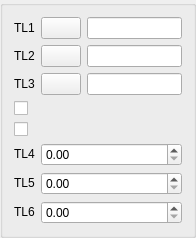
<?xml version="1.0" encoding="UTF-8"?>
<ui version="4.0">
 <class>DlgRef_3Sel2Check3Spin_QTD</class>
 <widget class="QWidget" name="DlgRef_3Sel2Check3Spin_QTD">
  <property name="geometry">
   <rect>
    <x>0</x>
    <y>0</y>
    <width>196</width>
    <height>216</height>
   </rect>
  </property>
  <property name="windowTitle">
   <string/>
  </property>
  <layout class="QGridLayout">
   <property name="margin">
    <number>0</number>
   </property>
   <item row="0" column="0">
    <widget class="QGroupBox" name="GroupBox1">
     <property name="title">
      <string/>
     </property>
     <layout class="QGridLayout" name="gridLayout">
      <property name="spacing">
       <number>6</number>
      </property>
      <item row="0" column="0">
       <widget class="QLabel" name="TextLabel1">
        <property name="sizePolicy">
         <sizepolicy hsizetype="Fixed" vsizetype="Fixed">
          <horstretch>0</horstretch>
          <verstretch>0</verstretch>
         </sizepolicy>
        </property>
        <property name="text">
         <string>TL1</string>
        </property>
        <property name="wordWrap">
         <bool>false</bool>
        </property>
       </widget>
      </item>
      <item row="0" column="1">
       <widget class="QPushButton" name="PushButton1">
        <property name="sizePolicy">
         <sizepolicy hsizetype="Fixed" vsizetype="Fixed">
          <horstretch>0</horstretch>
          <verstretch>0</verstretch>
         </sizepolicy>
        </property>
        <property name="text">
         <string/>
        </property>
       </widget>
      </item>
      <item row="0" column="2">
       <widget class="QLineEdit" name="LineEdit1"/>
      </item>
      <item row="1" column="0">
       <widget class="QLabel" name="TextLabel2">
        <property name="sizePolicy">
         <sizepolicy hsizetype="Fixed" vsizetype="Fixed">
          <horstretch>0</horstretch>
          <verstretch>0</verstretch>
         </sizepolicy>
        </property>
        <property name="text">
         <string>TL2</string>
        </property>
        <property name="wordWrap">
         <bool>false</bool>
        </property>
       </widget>
      </item>
      <item row="1" column="1">
       <widget class="QPushButton" name="PushButton2">
        <property name="sizePolicy">
         <sizepolicy hsizetype="Fixed" vsizetype="Fixed">
          <horstretch>0</horstretch>
          <verstretch>0</verstretch>
         </sizepolicy>
        </property>
        <property name="text">
         <string/>
        </property>
       </widget>
      </item>
      <item row="1" column="2">
       <widget class="QLineEdit" name="LineEdit2"/>
      </item>
      <item row="2" column="0">
       <widget class="QLabel" name="TextLabel3">
        <property name="sizePolicy">
         <sizepolicy hsizetype="Fixed" vsizetype="Fixed">
          <horstretch>0</horstretch>
          <verstretch>0</verstretch>
         </sizepolicy>
        </property>
        <property name="text">
         <string>TL3</string>
        </property>
        <property name="wordWrap">
         <bool>false</bool>
        </property>
       </widget>
      </item>
      <item row="2" column="1">
       <widget class="QPushButton" name="PushButton3">
        <property name="sizePolicy">
         <sizepolicy hsizetype="Fixed" vsizetype="Fixed">
          <horstretch>0</horstretch>
          <verstretch>0</verstretch>
         </sizepolicy>
        </property>
        <property name="text">
         <string/>
        </property>
       </widget>
      </item>
      <item row="2" column="2">
       <widget class="QLineEdit" name="LineEdit3"/>
      </item>
      <item row="3" column="0" colspan="3">
       <widget class="QCheckBox" name="CheckBox1">
        <property name="text">
         <string/>
        </property>
       </widget>
      </item>
      <item row="4" column="0" colspan="3">
       <widget class="QCheckBox" name="CheckBox2">
        <property name="text">
         <string/>
        </property>
       </widget>
      </item>
      <item row="5" column="0">
       <widget class="QLabel" name="TextLabel4">
        <property name="sizePolicy">
         <sizepolicy hsizetype="Fixed" vsizetype="Fixed">
          <horstretch>0</horstretch>
          <verstretch>0</verstretch>
         </sizepolicy>
        </property>
        <property name="text">
         <string>TL4</string>
        </property>
        <property name="wordWrap">
         <bool>false</bool>
        </property>
       </widget>
      </item>
      <item row="5" column="1" colspan="2">
       <widget class="SalomeApp_DoubleSpinBox" name="SpinBox1"/>
      </item>
      <item row="6" column="0">
       <widget class="QLabel" name="TextLabel5">
        <property name="sizePolicy">
         <sizepolicy hsizetype="Fixed" vsizetype="Fixed">
          <horstretch>0</horstretch>
          <verstretch>0</verstretch>
         </sizepolicy>
        </property>
        <property name="text">
         <string>TL5</string>
        </property>
        <property name="wordWrap">
         <bool>false</bool>
        </property>
       </widget>
      </item>
      <item row="6" column="1" colspan="2">
       <widget class="SalomeApp_DoubleSpinBox" name="SpinBox2"/>
      </item>
      <item row="7" column="0">
       <widget class="QLabel" name="TextLabel6">
        <property name="sizePolicy">
         <sizepolicy hsizetype="Fixed" vsizetype="Fixed">
          <horstretch>0</horstretch>
          <verstretch>0</verstretch>
         </sizepolicy>
        </property>
        <property name="text">
         <string>TL6</string>
        </property>
        <property name="wordWrap">
         <bool>false</bool>
        </property>
       </widget>
      </item>
      <item row="7" column="1" colspan="2">
       <widget class="SalomeApp_DoubleSpinBox" name="SpinBox3"/>
      </item>
     </layout>
    </widget>
   </item>
  </layout>
 </widget>
 <layoutdefault spacing="6" margin="11"/>
 <pixmapfunction>qPixmapFromMimeSource</pixmapfunction>
 <customwidgets>
  <customwidget>
   <class>SalomeApp_DoubleSpinBox</class>
   <extends>QDoubleSpinBox</extends>
   <header location="global">SalomeApp_DoubleSpinBox.h</header>
  </customwidget>
 </customwidgets>
 <tabstops>
  <tabstop>PushButton1</tabstop>
  <tabstop>LineEdit1</tabstop>
  <tabstop>PushButton2</tabstop>
  <tabstop>LineEdit2</tabstop>
  <tabstop>PushButton3</tabstop>
  <tabstop>LineEdit3</tabstop>
  <tabstop>SpinBox1</tabstop>
  <tabstop>SpinBox2</tabstop>
  <tabstop>SpinBox3</tabstop>
  <tabstop>CheckBox1</tabstop>
  <tabstop>CheckBox2</tabstop>
 </tabstops>
 <resources/>
 <connections/>
</ui>
